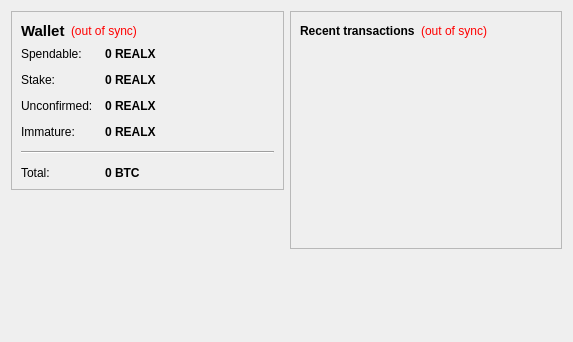
<?xml version="1.0" encoding="UTF-8"?>
<ui version="4.0">
 <class>OverviewPage</class>
 <widget class="QWidget" name="OverviewPage">
  <property name="geometry">
   <rect>
    <x>0</x>
    <y>0</y>
    <width>573</width>
    <height>342</height>
   </rect>
  </property>
  <property name="windowTitle">
   <string>Form</string>
  </property>
  <layout class="QHBoxLayout" name="horizontalLayout" stretch="1,1">
   <item>
    <layout class="QVBoxLayout" name="verticalLayout_2">
     <item>
      <widget class="QFrame" name="frame">
       <property name="frameShape">
        <enum>QFrame::StyledPanel</enum>
       </property>
       <property name="frameShadow">
        <enum>QFrame::Raised</enum>
       </property>
       <layout class="QVBoxLayout" name="verticalLayout_4">
        <item>
         <layout class="QHBoxLayout" name="horizontalLayout_4">
          <item>
           <widget class="QLabel" name="label_5">
            <property name="font">
             <font>
              <pointsize>11</pointsize>
              <weight>75</weight>
              <bold>true</bold>
             </font>
            </property>
            <property name="text">
             <string>Wallet</string>
            </property>
           </widget>
          </item>
          <item>
           <widget class="QLabel" name="labelWalletStatus">
            <property name="toolTip">
             <string>The displayed information may be out of date. Your wallet automatically synchronizes with the realx network after a connection is established, but this process has not completed yet.</string>
            </property>
            <property name="styleSheet">
             <string notr="true">QLabel { color: red; }</string>
            </property>
            <property name="text">
             <string notr="true">(out of sync)</string>
            </property>
            <property name="alignment">
             <set>Qt::AlignLeading|Qt::AlignLeft|Qt::AlignVCenter</set>
            </property>
           </widget>
          </item>
          <item>
           <spacer name="horizontalSpacer_2">
            <property name="orientation">
             <enum>Qt::Horizontal</enum>
            </property>
            <property name="sizeHint" stdset="0">
             <size>
              <width>40</width>
              <height>20</height>
             </size>
            </property>
           </spacer>
          </item>
         </layout>
        </item>
        <item>
         <layout class="QFormLayout" name="formLayout_2">
          <property name="fieldGrowthPolicy">
           <enum>QFormLayout::AllNonFixedFieldsGrow</enum>
          </property>
          <property name="horizontalSpacing">
           <number>12</number>
          </property>
          <property name="verticalSpacing">
           <number>12</number>
          </property>
          <item row="0" column="0">
           <widget class="QLabel" name="label">
            <property name="text">
             <string>Spendable:</string>
            </property>
           </widget>
          </item>
          <item row="0" column="1">
           <widget class="QLabel" name="labelBalance">
            <property name="font">
             <font>
              <weight>75</weight>
              <bold>true</bold>
             </font>
            </property>
            <property name="cursor">
             <cursorShape>IBeamCursor</cursorShape>
            </property>
            <property name="toolTip">
             <string>Your current spendable balance</string>
            </property>
            <property name="text">
             <string notr="true">0 REALX</string>
            </property>
            <property name="textInteractionFlags">
             <set>Qt::LinksAccessibleByMouse|Qt::TextSelectableByKeyboard|Qt::TextSelectableByMouse</set>
            </property>
           </widget>
          </item>
          <item row="1" column="0">
           <widget class="QLabel" name="label_6">
            <property name="text">
             <string>Stake:</string>
            </property>
           </widget>
          </item>
          <item row="1" column="1">
           <widget class="QLabel" name="labelStake">
            <property name="font">
             <font>
              <weight>75</weight>
              <bold>true</bold>
             </font>
            </property>
            <property name="cursor">
             <cursorShape>IBeamCursor</cursorShape>
            </property>
            <property name="toolTip">
             <string>Total of coins that was staked, and do not yet count toward the current balance</string>
            </property>
            <property name="text">
             <string notr="true">0 REALX</string>
            </property>
            <property name="textInteractionFlags">
             <set>Qt::LinksAccessibleByMouse|Qt::TextSelectableByKeyboard|Qt::TextSelectableByMouse</set>
            </property>
           </widget>
          </item>
          <item row="2" column="0">
           <widget class="QLabel" name="label_3">
            <property name="text">
             <string>Unconfirmed:</string>
            </property>
           </widget>
          </item>
          <item row="2" column="1">
           <widget class="QLabel" name="labelUnconfirmed">
            <property name="font">
             <font>
              <weight>75</weight>
              <bold>true</bold>
             </font>
            </property>
            <property name="cursor">
             <cursorShape>IBeamCursor</cursorShape>
            </property>
            <property name="toolTip">
             <string>Total of transactions that have yet to be confirmed, and do not yet count toward the current balance</string>
            </property>
            <property name="text">
             <string notr="true">0 REALX</string>
            </property>
            <property name="textInteractionFlags">
             <set>Qt::LinksAccessibleByMouse|Qt::TextSelectableByKeyboard|Qt::TextSelectableByMouse</set>
            </property>
           </widget>
          </item>
          <item row="3" column="0">
           <widget class="QLabel" name="labelImmatureText">
            <property name="text">
             <string>Immature:</string>
            </property>
           </widget>
          </item>
          <item row="3" column="1">
           <widget class="QLabel" name="labelImmature">
            <property name="font">
             <font>
              <weight>75</weight>
              <bold>true</bold>
             </font>
            </property>
            <property name="toolTip">
             <string>Mined balance that has not yet matured</string>
            </property>
            <property name="text">
             <string notr="true">0 REALX</string>
            </property>
            <property name="textInteractionFlags">
             <set>Qt::LinksAccessibleByMouse|Qt::TextSelectableByKeyboard|Qt::TextSelectableByMouse</set>
            </property>
           </widget>
          </item>
          <item row="4" column="0" colspan="2">
           <widget class="Line" name="line">
            <property name="orientation">
             <enum>Qt::Horizontal</enum>
            </property>
           </widget>
          </item>
          <item row="5" column="0">
           <widget class="QLabel" name="labelTotalText">
            <property name="text">
             <string>Total:</string>
            </property>
           </widget>
          </item>
          <item row="5" column="1">
           <widget class="QLabel" name="labelTotal">
            <property name="font">
             <font>
              <weight>75</weight>
              <bold>true</bold>
             </font>
            </property>
            <property name="cursor">
             <cursorShape>IBeamCursor</cursorShape>
            </property>
            <property name="toolTip">
             <string>Your current total balance</string>
            </property>
            <property name="text">
             <string notr="true">0 BTC</string>
            </property>
            <property name="textInteractionFlags">
             <set>Qt::LinksAccessibleByMouse|Qt::TextSelectableByKeyboard|Qt::TextSelectableByMouse</set>
            </property>
           </widget>
          </item>
         </layout>
        </item>
       </layout>
      </widget>
     </item>
     <item>
      <spacer name="verticalSpacer">
       <property name="orientation">
        <enum>Qt::Vertical</enum>
       </property>
       <property name="sizeHint" stdset="0">
        <size>
         <width>20</width>
         <height>40</height>
        </size>
       </property>
      </spacer>
     </item>
    </layout>
   </item>
   <item>
    <layout class="QVBoxLayout" name="verticalLayout_3">
     <item>
      <widget class="QFrame" name="frame_2">
       <property name="frameShape">
        <enum>QFrame::StyledPanel</enum>
       </property>
       <property name="frameShadow">
        <enum>QFrame::Raised</enum>
       </property>
       <layout class="QVBoxLayout" name="verticalLayout">
        <item>
         <layout class="QHBoxLayout" name="horizontalLayout_2">
          <item>
           <widget class="QLabel" name="label_4">
            <property name="text">
             <string>&lt;b&gt;Recent transactions&lt;/b&gt;</string>
            </property>
           </widget>
          </item>
          <item>
           <widget class="QLabel" name="labelTransactionsStatus">
            <property name="toolTip">
             <string>The displayed information may be out of date. Your wallet automatically synchronizes with the realx network after a connection is established, but this process has not completed yet.</string>
            </property>
            <property name="styleSheet">
             <string notr="true">QLabel { color: red; }</string>
            </property>
            <property name="text">
             <string notr="true">(out of sync)</string>
            </property>
            <property name="alignment">
             <set>Qt::AlignRight|Qt::AlignTrailing|Qt::AlignVCenter</set>
            </property>
           </widget>
          </item>
          <item>
           <spacer name="horizontalSpacer">
            <property name="orientation">
             <enum>Qt::Horizontal</enum>
            </property>
            <property name="sizeHint" stdset="0">
             <size>
              <width>40</width>
              <height>20</height>
             </size>
            </property>
           </spacer>
          </item>
         </layout>
        </item>
        <item>
         <widget class="QListView" name="listTransactions">
          <property name="styleSheet">
           <string notr="true">QListView { background: transparent; }</string>
          </property>
          <property name="frameShape">
           <enum>QFrame::NoFrame</enum>
          </property>
          <property name="verticalScrollBarPolicy">
           <enum>Qt::ScrollBarAlwaysOff</enum>
          </property>
          <property name="horizontalScrollBarPolicy">
           <enum>Qt::ScrollBarAlwaysOff</enum>
          </property>
          <property name="selectionMode">
           <enum>QAbstractItemView::NoSelection</enum>
          </property>
         </widget>
        </item>
       </layout>
      </widget>
     </item>
     <item>
      <spacer name="verticalSpacer_2">
       <property name="orientation">
        <enum>Qt::Vertical</enum>
       </property>
       <property name="sizeHint" stdset="0">
        <size>
         <width>20</width>
         <height>40</height>
        </size>
       </property>
      </spacer>
     </item>
    </layout>
   </item>
  </layout>
 </widget>
 <resources/>
 <connections/>
</ui>
